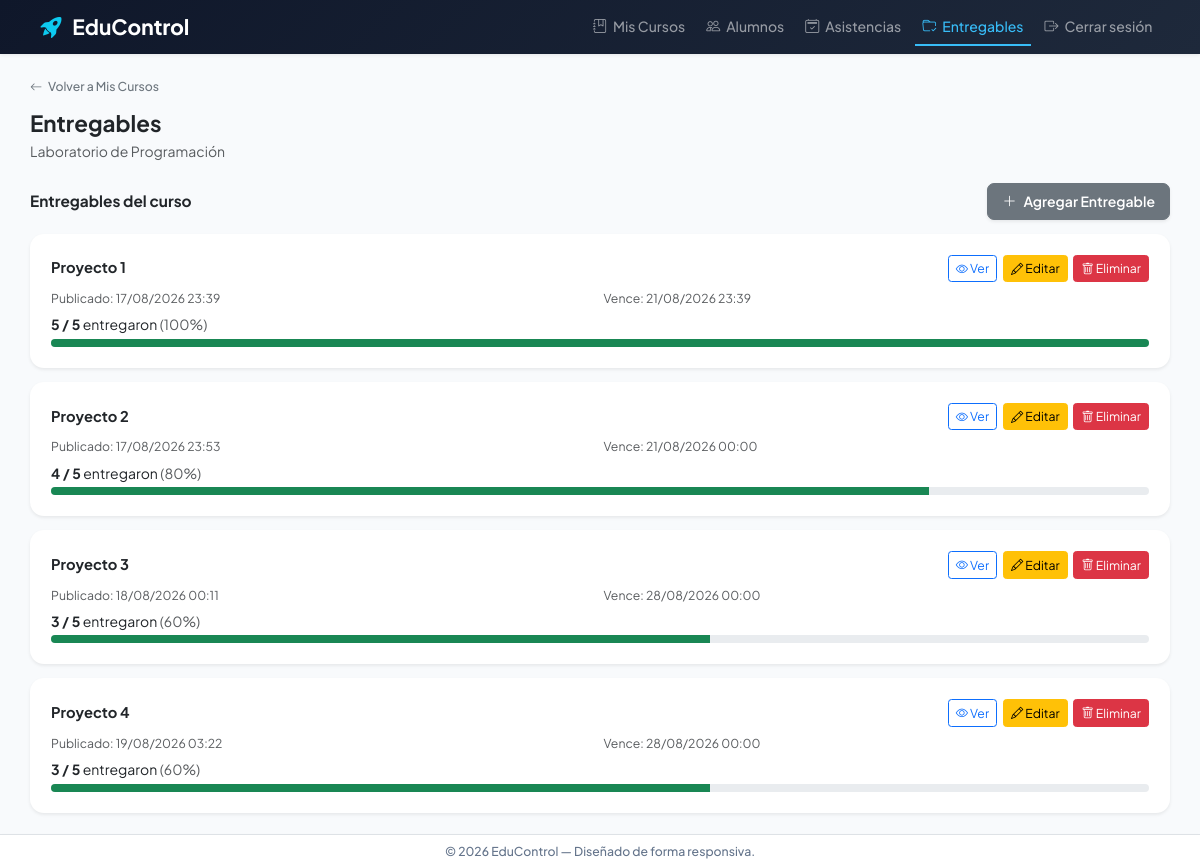
/mis-cursos/2/entregables/ (signed in), run on the app's committed database.
### myApp/models.py (models this page shows, shortened)
class Curso(models.Model):
    nombre = models.CharField(max_length=100)
    camada = models.IntegerField()
    profesores = models.ManyToManyField(
        Profesor,
        related_name='cursos',
        blank=True,
    )

class Entregable(models.Model):
    nombre = models.CharField(max_length=100)
    fecha_publicacion = models.DateTimeField(null=True, blank=True)
    fecha_vencimiento = models.DateTimeField(null=True, blank=True)
    publicado = models.BooleanField(default=True)
    consigna = models.TextField(blank=True, default='')
    archivo = models.FileField(upload_to='entregables/', blank=True, null=True)
    cantidad_entregados = models.IntegerField(
        default=0,
        validators=[MinValueValidator(0)]
    )
    curso = models.ForeignKey(
        Curso,
        null=True,
        blank=True,
        on_delete=models.CASCADE,
        related_name='entregables',
    )

### myApp/views.py (the view)
# urls.py: path('mis-cursos/<int:id>/entregables/', curso_entregables, name='curso_entregables'),
@login_required
@profesor_required
def curso_entregables(request, id):
    curso = get_object_or_404(Curso, id=id, profesores__user=request.user)
    inscripciones = Inscripcion.objects.filter(curso=curso).select_related('estudiante')
    entregables_info = _entregables_info_de_curso(curso, inscripciones)
    return render(request, 'myApp/curso_entregables.html', {
        'curso': curso,
        'entregables_info': entregables_info,
    })

### myApp/context_processors.py (called while the page is built)
def roles(request):
    return {
        'es_admin': es_administrador(request.user),
        'es_profesor': es_profesor(request.user),
    }

### myApp/templates/myApp/curso_entregables.html (shortened to what this page needs)
{% extends 'myApp/base.html' %}
{% block contenido %}
<div class="mb-3">
    <a href="{% url 'myapp:mis_cursos' %}" class="text-decoration-none text-secondary small fw-medium">
        <i class="bi bi-arrow-left me-1"></i> Volver a Mis Cursos
    </a>
</div>
<div class="mb-4">
    <h1 class="fw-bold text-dark mb-1">Entregables</h1>
    <p class="text-muted mb-0">{{ curso.nombre }}</p>
</div>
<div class="d-flex align-items-center justify-content-between mb-3">
    <h4 class="fw-bold text-dark mb-0">Entregables del curso</h4>
    <a href="{% url 'myapp:entregableCrearEnCurso' curso.id %}" class="btn btn-secondary shadow-sm px-3 py-2 fw-semibold rounded-3">
        <i class="bi bi-plus-lg me-2"></i>Agregar Entregable
    </a>
</div>
{% for item in entregables_info %}
<div class="card shadow-sm border-0 rounded-4 mb-3">
    <div class="card-body p-3 p-md-4">
        <div class="d-flex align-items-center justify-content-between mb-2 flex-wrap gap-2">
            <h5 class="fw-bold text-dark mb-0">{{ item.entregable.nombre }}</h5>
            <div>
                <a href="{% url 'myapp:entregableVer' item.entregable.id %}" class="btn btn-outline-primary btn-sm me-1">
                    <i class="bi bi-eye"></i> Ver
                </a>
                <a href="{% url 'myapp:entregableEditar' item.entregable.id %}" class="btn btn-warning btn-sm me-1">
                    <i class="bi bi-pencil"></i> Editar
                </a>
                <a href="{% url 'myapp:entregableEliminar' item.entregable.id %}" class="btn btn-danger btn-sm">
                    <i class="bi bi-trash"></i> Eliminar
                </a>
            </div>
        </div>
        <div class="row g-2 small text-muted mb-2">
            <div class="col-sm-6">
                Publicado:
                {% if item.entregable.fecha_publicacion %}{{ item.entregable.fecha_publicacion|date:"d/m/Y H:i" }}{% else %}—{% endif %}
            </div>
            <div class="col-sm-6">
                Vence:
                {% if item.entregable.fecha_vencimiento %}{{ item.entregable.fecha_vencimiento|date:"d/m/Y H:i" }}{% else %}—{% endif %}
            </div>
        </div>
        <p class="mb-1">
            <strong>{{ item.cantidad_entregados }} / {{ item.total_alumnos }}</strong> entregaron
            <span class="text-muted">({{ item.porcentaje }}%)</span>
        </p>
        <div class="progress mb-0" style="height: 8px; border-radius: 4px;">
            <div class="progress-bar bg-success" role="progressbar" style="width: {{ item.porcentaje }}%"></div>
        </div>
    </div>
</div>
{% empty %}
<div class="text-center p-5 bg-white rounded-4 border shadow-sm">
    <i class="bi bi-folder-x text-muted" style="font-size: 3rem;"></i>
    <h5 class="fw-bold text-dark mt-3">No hay entregables cargados en este curso</h5>
</div>
{% endfor %}
{% endblock %}

### myApp/templates/myApp/base.html (style rules this page uses)
html { font-size: 14px; }
body { font-family: 'Plus Jakarta Sans', sans-serif; background-color: #f8fafc; }
h1 { font-size: 1.6rem; }
h4 { font-size: 1.1rem; }
h5 { font-size: 1.05rem; }

### data on the page
Curso: nombre "Laboratorio de Programación"
Entregable: entregable.nombre "Proyecto 1", entregable.fecha_publicacion "17/08/2026 23:39", entregable.fecha_vencimiento "21/08/2026 23:39", cantidad_entregados "5", total_alumnos "5", porcentaje "100"
Entregable: entregable.nombre "Proyecto 2", entregable.fecha_publicacion "17/08/2026 23:53", entregable.fecha_vencimiento "21/08/2026 00:00", cantidad_entregados "4", total_alumnos "5", porcentaje "80"
Entregable: entregable.nombre "Proyecto 3", entregable.fecha_publicacion "18/08/2026 00:11", entregable.fecha_vencimiento "28/08/2026 00:00", cantidad_entregados "3", total_alumnos "5", porcentaje "60"
Entregable: entregable.nombre "Proyecto 4", entregable.fecha_publicacion "19/08/2026 03:22", entregable.fecha_vencimiento "28/08/2026 00:00", cantidad_entregados "3", total_alumnos "5", porcentaje "60"
